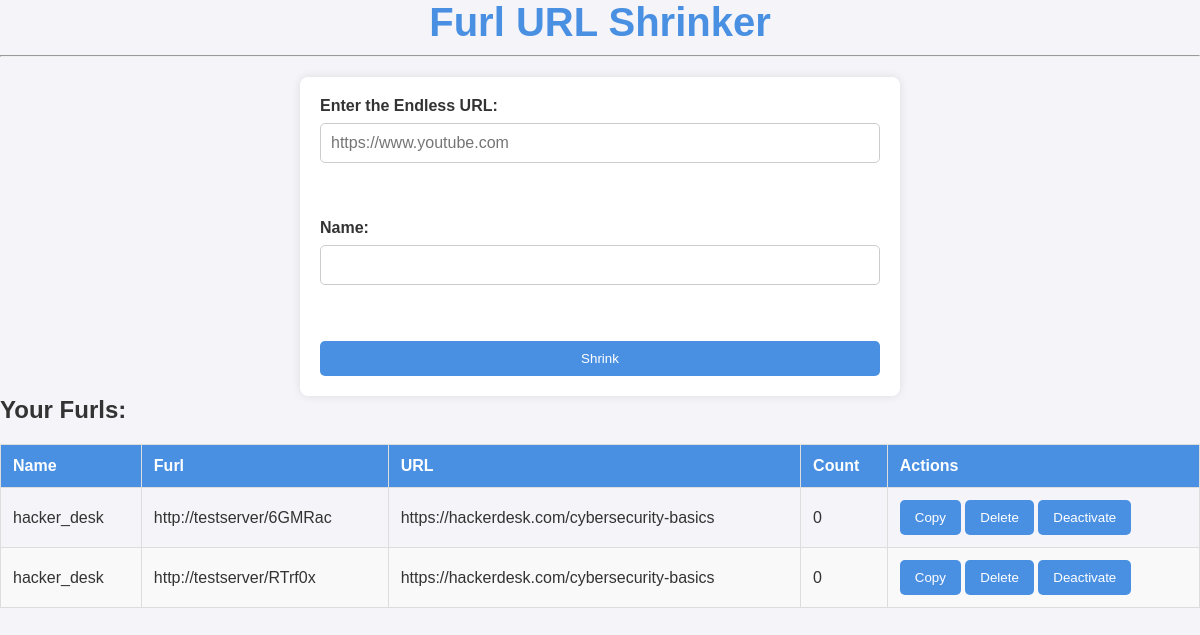
The page /home/admin (signed in) on the database its author committed.
### tables this page shows
CREATE TABLE furled(
    furl TEXT PRIMARY KEY,
    url TEXT NOT NULL,
    name TEXT NOT NULL,
    user TEXT NOT NULL,
    count INTEGER DEFAULT 0,
    active BOOLEAN DEFAULT TRUE,
    FOREIGN KEY(user) REFERENCES users(username));

### app.py (the view, shortened to what this page needs)
@app.route('/home/<username>', methods=['GET', 'POST'])
def home(username: str) -> str:
    if 'user' not in session or session['user'] != username:
        return redirect(url_for('login'))  # Redirect to login if user is not logged in
    return render_template("home.html", username=username, furls=db.get_furls(username))

### app.py (called while the page is built)
@app.teardown_appcontext
def close_connection(exception):
    db = g.pop('db', None)
    if db is not None:
        db.commit()  # Commit any pending transactions
        db.close()  # Close the connection

### db.py (called while the page is built)
def query(query: str, params=()) -> sqlite3.Cursor:
    if 'db' not in g:
        g.db = sqlite3.connect(DATABASE)  # Connect to the database
        g.db.row_factory = sqlite3.Row  # Use Row factory to return rows as dict-like objects
    return g.db.cursor().execute(query, params)  # Execute query with parameters

def get_furls(user: str) -> dict[str, tuple[str, str, int, bool]]:
    return {f[0]: f[1:] for f in query("SELECT furl, name, url, count, active FROM furled WHERE user=?", (user,)).fetchall()}

### templates/home.html (shortened to what this page needs)
<!DOCTYPE html>
<html lang="en">
<head>
    <link rel="stylesheet" href="{{ url_for('static', filename='css/global.css') }}">
    <link rel="stylesheet" href="{{ url_for('static', filename='css/tables.css') }}">
    <link rel="stylesheet" href="{{ url_for('static', filename='css/form.css') }}">
</head>
<body>
    <header>
        <h1>Furl URL Shrinker</h1>
        <hr/>
    </header>
    <div class="content">
        <div class="form-container">
            <form action="#" method="POST">
                <label for="url">Enter the Endless URL:</label>
                <input type="url" name="url" id="url"
                       placeholder="https://www.youtube.com"
                       pattern="https?://.+"
                       size="50"
                       required>
                <br/><br/>
                <label for="name">Name:</label>
                <input type="text" name="name" id="name" size="50">
                <br/><br/>
                <input type="submit" value="Shrink">
            </form>
        </div>
        <h2>Your Furls:</h2>
        <table>
            <thead>
                <tr>
                    <th>Name</th>
                    <th>Furl</th>
                    <th>URL</th>
                    <th>Count</th>
                    <th>Actions</th>
                </tr>
            </thead>
            <tbody>
                {% for furl, info in furls.items() %}
                <tr>
                    <td>{{ info[0] }}</td>
                    <td class="url">{{ furl }}</td>
                    <td>{{ info[1] }}</td>
                    <td>{{ info[2] }}</td>
                    <td>
                        <button onclick="copyToClipboard('{{ furl }}')">Copy</button>
                        <form action="{{ url_for('delete_furl', furl=furl) }}" method="POST" style="display:inline;">
                            <input type="submit" value="Delete">
                        </form>
                        {% if info[3] %}
                        <form action="{{ url_for('deactivate_furl', furl=furl) }}" method="POST" style="display:inline;">
                            <input type="submit" value="Deactivate">
                        </form>
                        {% else %}
                        <form action="{{ url_for('activate_furl', furl=furl) }}" method="POST" style="display:inline;">
                            <input type="submit" value="Activate">
                        </form>
                        {% endif %}
                    </td>
                </tr>
                {% endfor %}
            </tbody>
        </table>
    </div>
</body>
</html>

### static/css/global.css (style rules this page uses)
* { margin: 0; padding: 0; box-sizing: border-box; font-family: 'Arial', sans-serif; }
body { background-color: #f4f4f9; color: #333; font-size: 16px; }
header { text-align: center; margin-bottom: 20px; }
h1 { font-size: 2.5rem; color: #4a90e2; }
hr { margin: 10px 0; }

### static/css/tables.css (style rules this page uses)
table { width: 100%; border-collapse: collapse; margin-top: 20px; }
table th, table td { padding: 12px; border: 1px solid #ddd; text-align: left; }
table th { background-color: #4a90e2; color: #fff; }
table tr:nth-child(even) { background-color: #f9f9f9; }

### static/css/form.css (style rules this page uses)
.form-container { width: 100%; max-width: 600px; margin: 0 auto; padding: 20px; background-color: #fff; border-radius: 8px; box-shadow: 0 0 10px rgba(0, 0, 0, 0.1); }
form { display: flex; flex-direction: column; }
label { font-weight: bold; margin-bottom: 8px; }
input[type="url"], input[type="text"] { padding: 10px; font-size: 1rem; border: 1px solid #ccc; border-radius: 5px; margin-bottom: 20px; }
input[type="submit"], button { background-color: #4a90e2; color: #fff; padding: 10px 15px; border: none; border-radius: 5px; cursor: pointer; }

### rows shown on the page
furled: name "hacker_desk", furl "6GMRac", url "https://hackerdesk.com/cybersecurity-basics", count "0"
furled: name "hacker_desk", furl "RTrf0x", url "https://hackerdesk.com/cybersecurity-basics", count "0"
